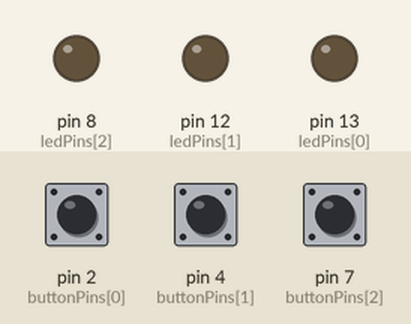
Simulated run of this sketch. Board: Arduino Uno, built with avr-gcc and run on an emulated ATmega328P. On the bench: output pins drawn as LEDs (lit = HIGH). Inputs (shaded band) come from the test bench; at power-on: pin 2 (buttonPins[0]) LOW, pin 4 (buttonPins[1]) LOW, pin 7 (buttonPins[2]) LOW.

Above: at 1.2 s.
1.3 s: pin 2 (buttonPins[0]) pulled HIGH for 0.15 s
At 1.37 s:
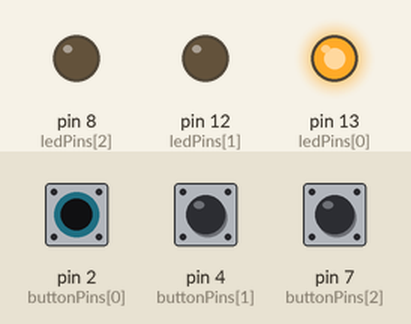
2.9 s: pin 4 (buttonPins[1]) pulled HIGH for 0.15 s
At 2.97 s:
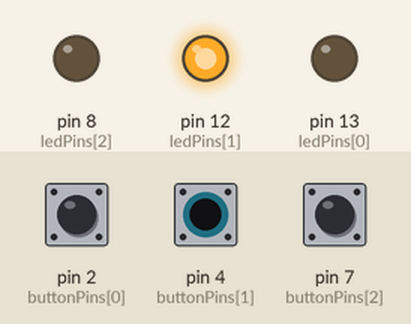
4.5 s: pin 7 (buttonPins[2]) pulled HIGH for 0.15 s
At 4.57 s:
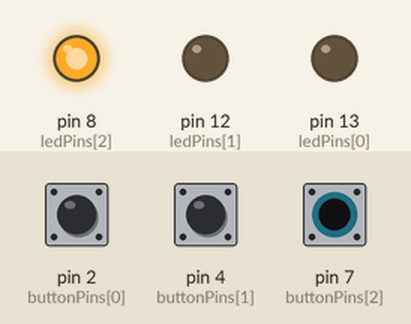
6.1 s: pin 7 (buttonPins[2]) pulled HIGH for 3.2 s
At 10.5 s:
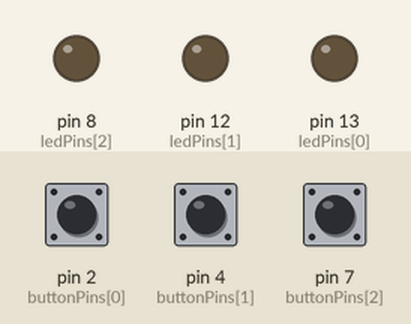
10.8 s: pin 2 (buttonPins[0]) pulled HIGH for 3.2 s
At 11.8 s:
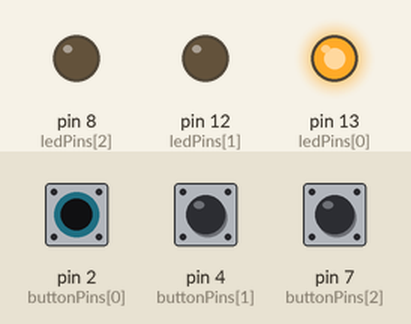
15.5 s: pin 2 (buttonPins[0]) driven HIGH and pin 4 (buttonPins[1]) driven HIGH
At 16.6 s:
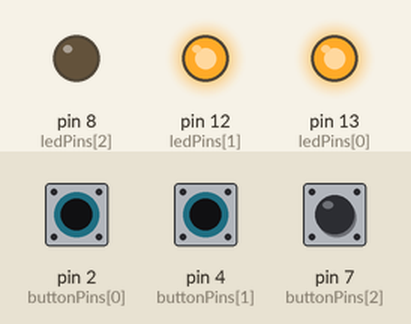
Timing chart, 0 to 18.0 s (numbered marks = the images above; inputs shaded):
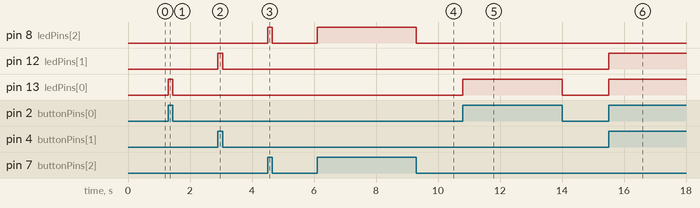

The sketch:

Button.ino
```cpp
const int buttonPins[3] = {2, 4, 7};
const int ledPins[3] = {13, 12, 8};

int buttonStates[3];

void setup() {

  for (int i = 0; i < 3; i++) {
    pinMode(buttonPins[i], INPUT);
    pinMode(ledPins[i], OUTPUT);
  }
}

void loop() {
  for (int i = 0; i < 3; i++) {
    buttonStates[i] = digitalRead(buttonPins[i]);

    if (buttonStates[i] == HIGH) {
      digitalWrite(ledPins[i], HIGH);
    } else {
      digitalWrite(ledPins[i], LOW);
    }
  }
}
```

Measured:
- after the input at 1.3 s, pin 13 (ledPins[0]): LOW → HIGH at once, → LOW 0.15 s later
- after the input at 2.9 s, pin 12 (ledPins[1]): LOW → HIGH at once, → LOW 0.15 s later
- after the input at 4.5 s, pin 8 (ledPins[2]): LOW → HIGH at once, → LOW 0.15 s later
- after the input at 6.1 s, pin 8 (ledPins[2]): LOW → HIGH at once, → LOW 3.2 s later
- after the input at 10.8 s, pin 13 (ledPins[0]): LOW → HIGH at once, → LOW 3.2 s later
- after the input at 15.5 s, pin 12 (ledPins[1]), pin 13 (ledPins[0]): LOW → HIGH at once
